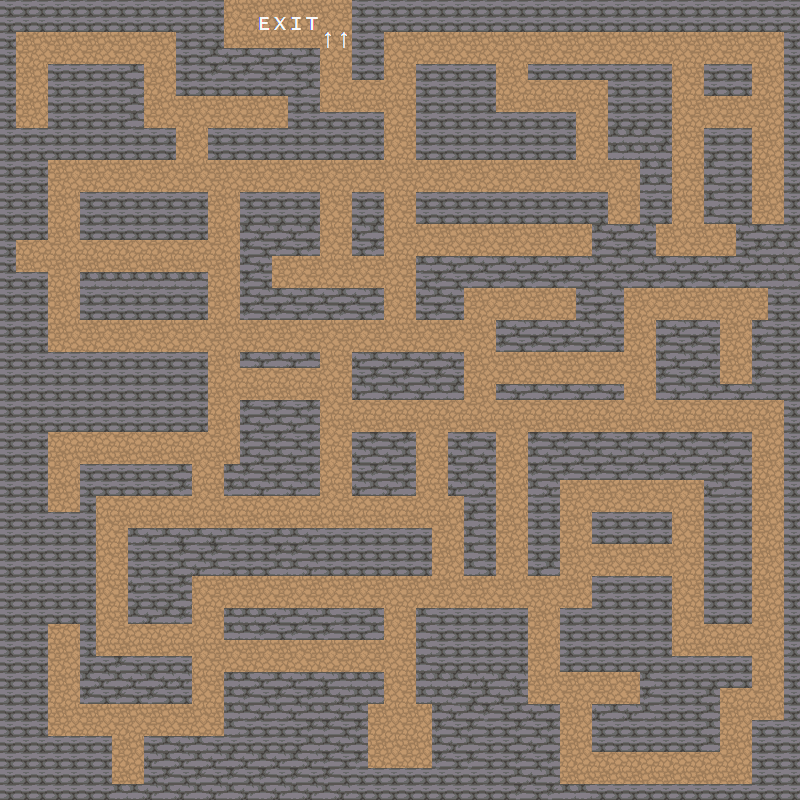

A level layout from a 2D game, rendered from its tile map. Below: a short description, then the map file with tile-grid data replaced by summaries:
An orthogonal 50x50 tile map with 16x16 px tiles, 3 tile layers (background, walls, lettres), 3 tilesets and 80 objects (76x collision, spawn_level1, exit_level1, bubble1_rect).

<map version="1.5" tiledversion="1.7.2" orientation="orthogonal" renderorder="right-down" width="50" height="50" tilewidth="16" tileheight="16" infinite="0" nextlayerid="6" nextobjectid="108">
 <tileset firstgid="1" source="map1.tsx" />
 <tileset firstgid="721" source="letters.tsx" />
 <tileset firstgid="977" source="pnj.tsx" />
 <layer id="1" name="background" width="50" height="50">
  <data>[2500 cells, 2500 non-empty, 4 distinct tile ids]</data>
 </layer>
 <layer id="2" name="walls" width="50" height="50">
  <data>[2500 cells, 1426 non-empty, 9 distinct tile ids]</data>
 </layer>
 <layer id="4" name="lettres" width="50" height="50">
  <data>[2500 cells, 0 non-empty, 0 distinct tile ids]</data>
 </layer>
 <objectgroup id="3" name="spawn">
  <object id="12" type="collision" x="-1" y="784" width="800" height="15.3333" />
  <object id="13" type="collision" x="-2" y="272" width="49" height="528.333" />
  <object id="14" type="collision" x="-1" y="238" width="17" height="35.6667" />
  <object id="15" type="collision" x="-4.44089e-16" y="230.667" width="48.3333" height="8.66667" />
  <object id="16" type="collision" x="-1" y="130" width="49" height="101" />
  <object id="20" type="collision" x="47" y="129" width="128.333" height="30" />
  <object id="21" type="collision" x="48.6667" y="64" width="94" height="66" />
  <object id="22" type="collision" x="-0.666667" y="0.333333" width="16.3333" height="128.667" />
  <object id="23" type="collision" x="16.3333" y="0" width="207.667" height="30.6667" />
  <object id="24" type="collision" x="175.333" y="31.6667" width="48.3333" height="64" />
  <object id="25" type="collision" x="224" y="48.3333" width="95.6667" height="47.3333" />
  <object id="26" type="collision" x="288.333" y="95.6667" width="31" height="64" />
  <object id="27" type="collision" x="208" y="128.333" width="80" height="30.6667" />
  <object id="28" type="collision" x="80" y="192.333">
   <polygon points="0,0 127,0 127.333,45.6667 127.333,46.6667 0,46.6667" />
  </object>
  <object id="29" type="collision" x="80.3333" y="272" width="127.667" height="47.6667" />
  <object id="30" type="collision" x="240.667" y="192" width="79.6667" height="63.3333" />
  <object id="31" type="collision" x="240" y="254.667" width="32" height="65" />
  <object id="32" type="collision" x="271.667" y="288.333" width="112.667" height="31.6667" />
  <object id="33" type="collision" x="47.3333" y="351.667" width="161.333" height="80" />
  <object id="34" type="collision" x="240" y="351.667" width="79.6667" height="16" />
  <object id="35" type="collision" x="240" y="400" width="79.6667" height="96" />
  <object id="36" type="collision" x="224.667" y="464.667" width="15" height="31.6667" />
  <object id="37" type="collision" x="80" y="464.333" width="111.667" height="31.3333" />
  <object id="38" type="collision" x="46" y="512" width="49" height="111.333" />
  <object id="39" type="collision" x="80.3333" y="495.667" width="15.3333" height="18" />
  <object id="40" type="collision" x="127.667" y="528" width="63.6667" height="95.6667" />
  <object id="41" type="collision" x="191.667" y="528" width="240.333" height="48" />
  <object id="43" type="collision" x="224" y="608.333" width="159.5" height="31.6667" />
  <object id="44" type="collision" x="80" y="624.333" width="15.6667" height="31.6667" />
  <object id="45" type="collision" x="80" y="656.333" width="112" height="47.3333" />
  <object id="46" type="collision" x="47" y="736" width="64.6667" height="48.3333" />
  <object id="47" type="collision" x="144.333" y="735.333" width="223.667" height="48.6667" />
  <object id="48" type="collision" x="223.667" y="671.667" width="144.167" height="64" />
  <object id="49" type="collision" x="319.667" y="768" width="159.667" height="18" />
  <object id="50" type="collision" x="416.333" y="608.333" width="111.667" height="95.3333" />
  <object id="51" type="collision" x="320.667" y="672" width="63.5833" height="31.9583" />
  <object id="52" type="collision" x="432.25" y="704.333" width="127.417" height="80" />
  <object id="54" type="collision" x="559.667" y="608.333" width="112" height="64" />
  <object id="55" type="collision" x="639.667" y="672.333" width="80.3333" height="79.3333" />
  <object id="56" type="collision" x="592" y="704.333" width="48.6667" height="47.3333" />
  <object id="57" type="collision" x="671.333" y="655.667" width="80.3333" height="32.3333" />
  <object id="58" type="collision" x="752" y="720.667" width="47.3333" height="64.3333" />
  <object id="59" x="783.667" y="719.333" width="3" height="0.333333" />
  <object id="61" type="collision" x="784" y="0" width="15.6667" height="721.667" />
  <object id="62" type="collision" x="704" y="432.333" width="47.3333" height="190.333" />
  <object id="63" type="collision" x="592.333" y="575.667" width="79" height="33" />
  <object id="64" type="collision" x="592" y="512.333" width="80" height="31.6667" />
  <object id="65" type="collision" x="527.667" y="431.667" width="177.333" height="48" />
  <object id="66" type="collision" x="528" y="478.667" width="31.3333" height="97" />
  <object id="67" type="collision" x="495.667" y="384" width="128.333" height="15.6667" />
  <object id="68" type="collision" x="656" y="320.333" width="64.3333" height="79" />
  <object id="69" type="collision" x="720.333" y="384" width="64" height="15.6667" />
  <object id="70" type="collision" x="752" y="319.667" width="32.3333" height="64.6667" />
  <object id="71" type="collision" x="768" y="224.667" width="23.3333" height="96" />
  <object id="72" type="collision" x="415.667" y="256" width="356.333" height="32" />
  <object id="73" type="collision" x="736.333" y="224.667" width="34.6667" height="33.3333" />
  <object id="74" type="collision" x="416" y="192.333" width="191.333" height="31.3333" />
  <object id="75" type="collision" x="592" y="224" width="63.6667" height="34" />
  <object id="76" type="collision" x="575.667" y="288.667" width="48.3333" height="63" />
  <object id="77" type="collision" x="495.667" y="320" width="81.3333" height="31.6667" />
  <object id="78" type="collision" x="416" y="287.667" width="47.6667" height="32.6667" />
  <object id="79" type="collision" x="448" y="432.333" width="47.3333" height="63.3333" />
  <object id="80" type="collision" x="464" y="496" width="32" height="80" />
  <object id="81" type="collision" x="352.333" y="352.333" width="111.667" height="47.6667" />
  <object id="82" type="collision" x="351.333" y="432" width="64.3333" height="63.6667" />
  <object id="83" type="collision" x="319.667" y="111.667" width="64.6667" height="48.3333" />
  <object id="84" type="collision" x="351.333" y="192" width="33.6667" height="63.6667" />
  <object id="85" type="collision" x="415.333" y="64" width="80.3333" height="95.6667" />
  <object id="86" type="collision" x="495.333" y="111.667" width="80.3333" height="48.6667" />
  <object id="87" type="collision" x="351.667" y="0" width="432.667" height="32" />
  <object id="88" type="collision" x="703.667" y="63.6667" width="48" height="32.6667" />
  <object id="89" type="collision" x="527.667" y="63.3333" width="143" height="16.6667" />
  <object id="90" type="collision" x="607.667" y="80" width="64.3333" height="79.6667" />
  <object id="91" type="collision" x="640.667" y="159.667" width="31" height="64.3333" />
  <object id="92" type="collision" x="704.333" y="128" width="47.3333" height="96.3333" />
  <object id="94" type="collision" x="352" y="31.5" width="32" height="48.75" />
  <object id="97" name="spawn_level1" x="394" y="719.5">
   <point />
  </object>
  <object id="98" name="exit_level1" x="225" y="0.5" width="127.5" height="14" />
  <object id="105" name="bubble1_rect" x="665.333" y="149.333">
   <point />
  </object>
  <object id="106" type="collision" x="219.25" y="-25.5" width="144" height="25.3333" />
 </objectgroup>
</map>
